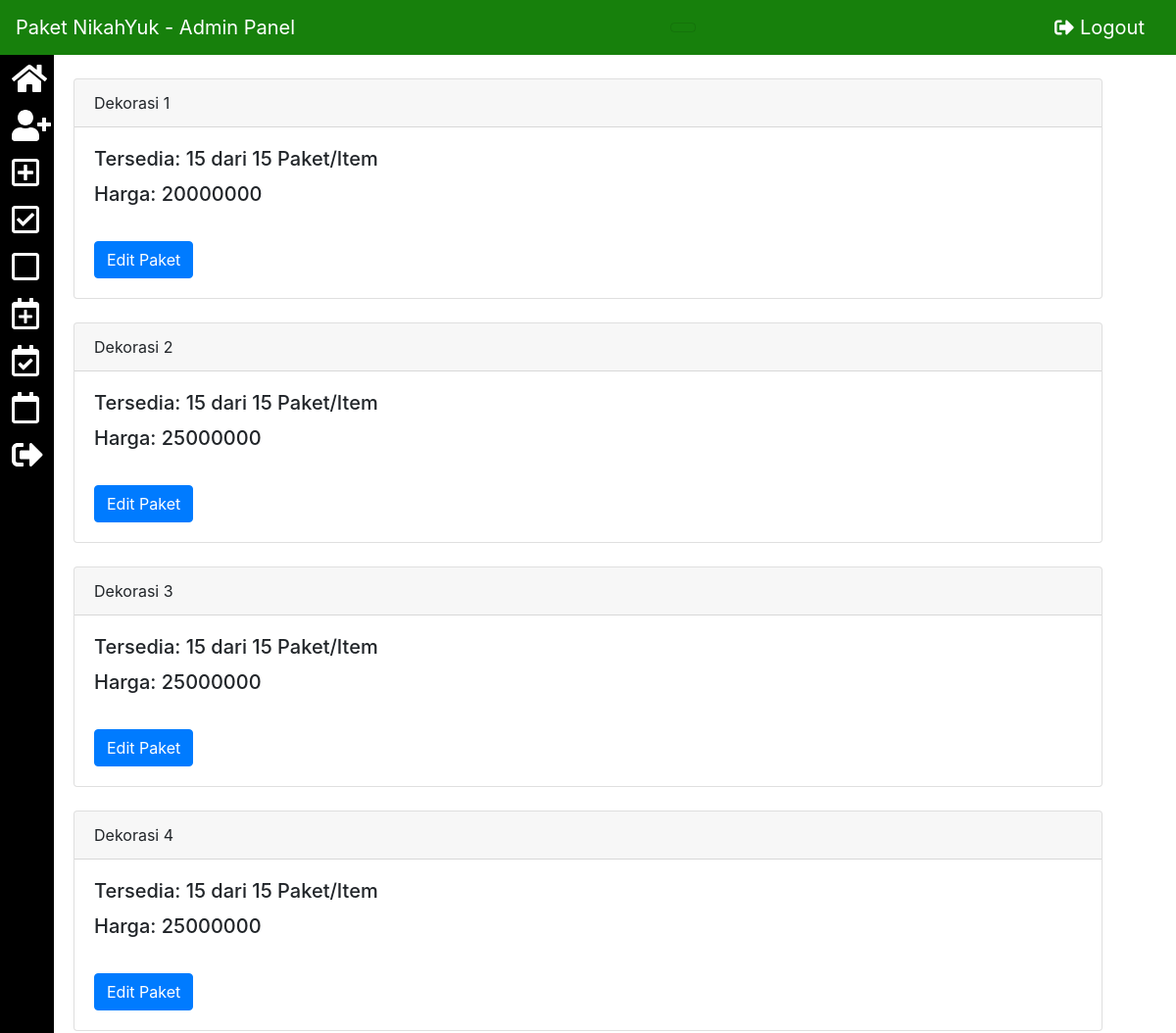
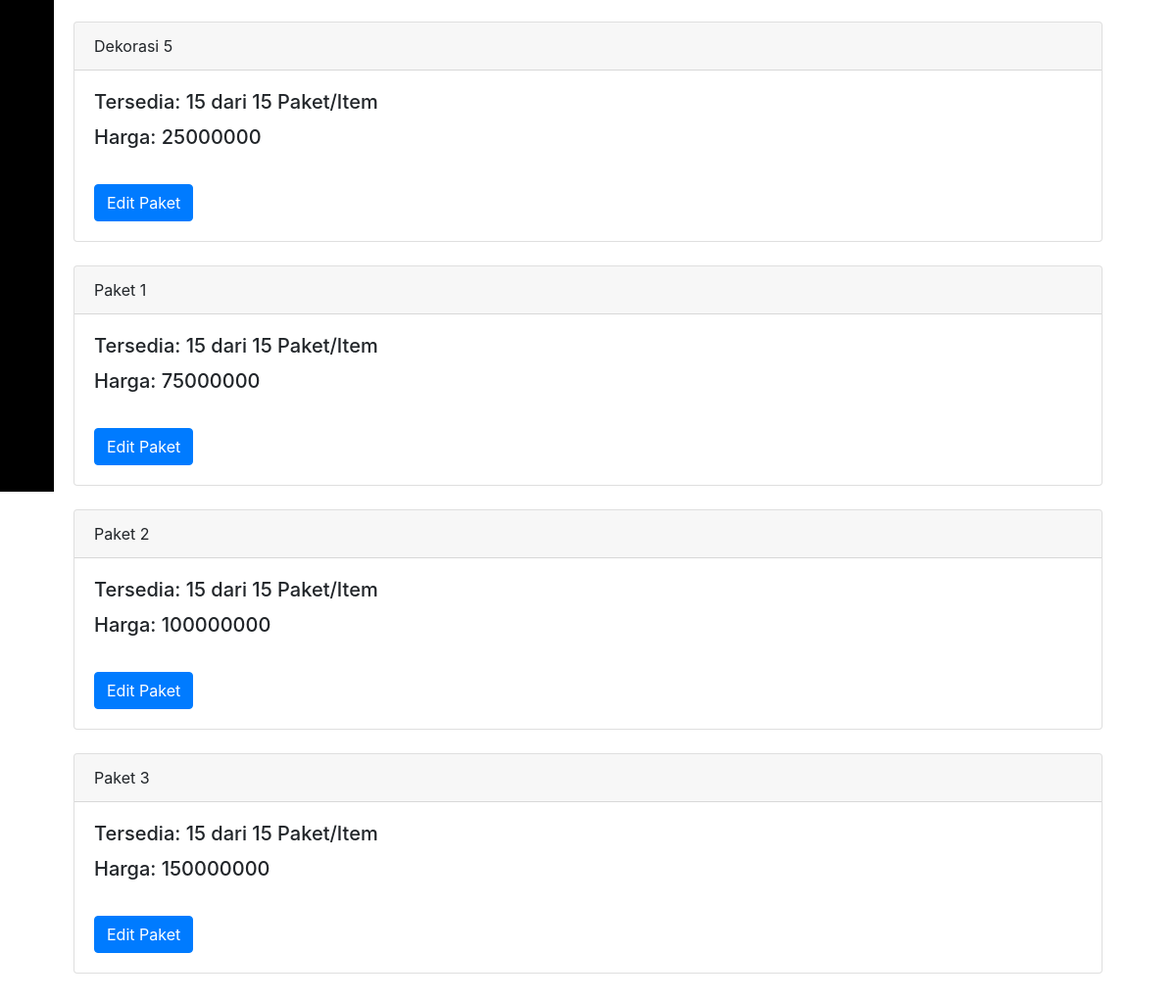
Page /admin/show_paket_cat.php on the committed database (2 pictures, top to bottom).
### tables this page shows
CREATE TABLE `paket_category` (
  `paket_nm` text NOT NULL,
  `paket_qty` int(11) NOT NULL,
  `available` int(11) NOT NULL,
  `booked` int(11) NOT NULL,
  `facility` text NOT NULL,
  `price` float NOT NULL
);

### admin/include/class.user.php (called while the page is built, shortened)
<?php
        class user
        {
            public function __construct()
            {
                $this->db=new mysqli(DB_SERVER,DB_USERNAME,DB_PASSWORD,DB_DATABASE);
            }
        }
?>

### admin/show_paket_cat.php (the view, shortened to what this page needs)
<?php
include_once 'include/class.user.php';
$user=new User();
?>
<link href="//maxcdn.bootstrapcdn.com/bootstrap/4.0.0/css/bootstrap.min.css" rel="stylesheet" id="bootstrap-css">
<!DOCTYPE html>
<html lang="en">
<head>
    <link href="./css/hi.css" rel="stylesheet">
</head>
<body>
    <div class="container-fluid">
        <nav class="navbar navbar-toggleable-md navbar-light bg-faded">
			<a class="navbar-brand" href="#">
				Paket NikahYuk - Admin Panel
			</a>
            <button class="navbar-toggler navbar-toggler-right" type="button" data-toggle="collapse" data-target="#bs-example-navbar-collapse-1">
            </button> <a class="navbar-brand" href="admin.php?q=logout"><i class="fas fa-sign-out-alt"></i> Logout</a>
        </nav>
    </div>
    <div class="container-fluid">
        <div class="sidebar left">
            <ul class="list-sidebar bg-defoult">
                <li>
                    <a href="admin.php" data-toggle="collapse" data-target="#dashboard" class="collapsed active">
                        <i class="fa fa-home fa-w-14 fa-2x" title="Admin Dashboard"></i>
                    </a>
                </li>
                <li>
                    <a href="registration.php" data-toggle="collapse" data-target="#dashboard" class="collapsed active">
                        <i class="fas fa-user-plus fa-w-14 fa-2x" title="Tambah Admin"></i>
                    </a>
                </li>
                <li>
                    <a href="addpaket.php" data-toggle="collapse" data-target="#dashboard" class="collapsed active">
                        <i class="far fa-plus-square fa-w-14 fa-2x" title="Tambah Paket"></i> <span class="nav-label">  </span>
                    </a>
                </li>
                <li>
                    <a href="show_paket_cat.php" data-toggle="collapse" data-target="#dashboard" class="collapsed active">
                        <i class="far fa-check-square fa-w-14 fa-2x" title="Ubah Paket"></i> <span class="nav-label">  </span>
                    </a>
                </li>
                <li>
                    <a href="show_paket_cat.php" data-toggle="collapse" data-target="#dashboard" class="collapsed active">
                        <i class="far fa-square fa-w-14 fa-2x" title="Lihat Paket"></i> <span class="nav-label">  </span>
                    </a>
                </li>
                <li>
                    <a href="booking.php" data-toggle="collapse" data-target="#dashboard" class="collapsed active">
                        <i class="far fa-calendar-plus fa-w-14 fa-2x" title="Tambah Pesanan"></i> <span class="nav-label">  </span>
                    </a>
                </li>
                <li>
                    <a href="show_all_booking.php" data-toggle="collapse" data-target="#dashboard" class="collapsed active">
                        <i class="far fa-calendar-check fa-w-14 fa-2x" title="Edit Pesanan"></i> <span class="nav-label">  </span>
                    </a>
                </li>
                <li>
                    <a href="show_all_booking.php" data-toggle="collapse" data-target="#dashboard" class="collapsed active">
                        <i class="far fa-calendar fa-w-14 fa-2x" title="Lihat Pesanan"></i> <span class="nav-label">  </span>
                    </a>
                </li>
                <li>
                    <a href="admin.php?q=logout" data-toggle="collapse" data-target="#dashboard" class="collapsed active">
                        <i class="fas fa-sign-out-alt fa-w-14 fa-2x" title="Keluar"></i> <span class="nav-label">  </span>
                    </a>
                </li>
            </ul>
        </div>
        <div class="contan-body">
            <div class="col-12">
                    <div class="side-body">
						<?php
						$sql="SELECT * FROM paket_category";
						$result = mysqli_query($user->db, $sql);
						if($result)
						{
							if(mysqli_num_rows($result) > 0)
							{
								while($row = mysqli_fetch_array($result))
								{
									echo "
											<div class='card'>
											  <div class='card-header'>
												".$row['paket_nm']."
											  </div>
											  <div class='card-body'>
											  <h5 class='card-title'>Tersedia: ".$row['available']." dari ".$row['paket_qty']." Paket/Item</h5>
												<h5 class='card-title'>Harga: ".$row['price']."</h5><br/>
												<a href='edit_paket_cat.php?paketname=".$row['paket_nm']."' class='btn btn-primary'>Edit Paket</a>
											  </div>
											</div><br>
										 ";
								}
							}
							else
							{
								echo "NO Data Exist";
							}
						}
						else
						{
							echo "Cannot connect to server".$result;
						}
						?>
                    </div>
            </div>
        </div>
    </div>
</body>
</html>

### admin/css/hi.css (style rules this page uses)
a { color: #0488ae; text-decoration: none; }
html { -webkit-text-size-adjust: 100%; -ms-text-size-adjust: 100%; }
body { margin: 0; }
html, body { width: 100%; height: 100%; }
article, aside, details, figcaption, figure, footer, header, main, menu, nav, section, summary { display: block; }
a { background-color: transparent; text-decoration: none; }
h1, h2, h3, h4, h5, h6, p, ul, ol { margin: 0px; padding: 0px; }
.sidebar { position: absolute; width: 55px; height: 1500px; background-color: #000; transition: all 0.5s ease-in-out; }
.bg-defoult { background-color: #222; }
.sidebar ul { list-style: none; margin: 0px; padding: 0px; }
.sidebar li a, .sidebar li a.collapsed.active { display: block; padding: 8px 12px; color: #fff; border-left: 0px solid #dedede; text-decoration: none; }
.sidebar li a.active { background-color: #000; border-left: 5px solid #dedede; transition: all 0.5s ease-in-out; }
.bg-faded { background-color: #17800c; }
.navbar-light .navbar-brand, .navbar-light .navbar-toggler { color: #ffffff; }
.container-fluid { padding-right: 0px; padding-left: 0px; }
.contan-body { padding: 2% 5%; }

### rows in the picture
paket_category: paket_nm "Dekorasi 1", available "15", paket_qty "15", price "20000000"
paket_category: paket_nm "Dekorasi 2", available "15", paket_qty "15", price "25000000"
paket_category: paket_nm "Dekorasi 3", available "15", paket_qty "15", price "25000000"
paket_category: paket_nm "Dekorasi 4", available "15", paket_qty "15", price "25000000"
paket_category: paket_nm "Dekorasi 5", available "15", paket_qty "15", price "25000000"
paket_category: paket_nm "Paket 1", available "15", paket_qty "15", price "75000000"
paket_category: paket_nm "Paket 2", available "15", paket_qty "15", price "100000000"
paket_category: paket_nm "Paket 3", available "15", paket_qty "15", price "150000000"
